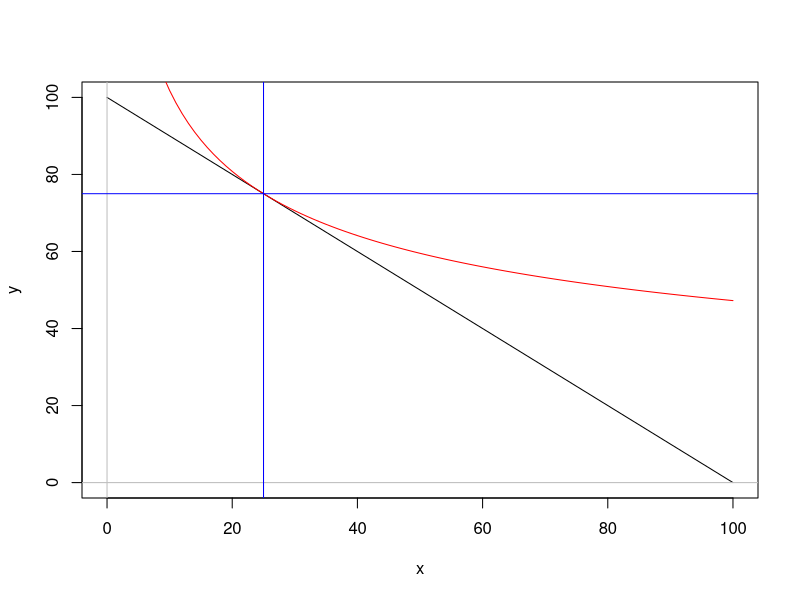
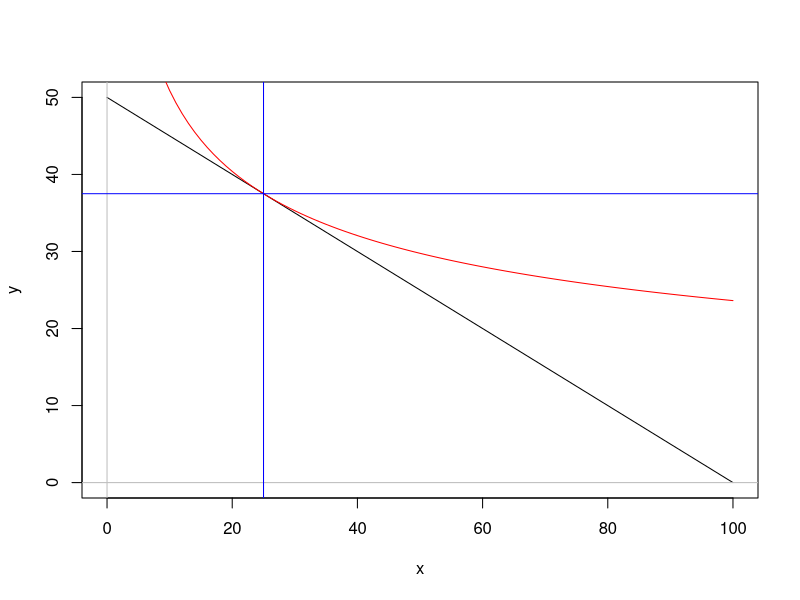
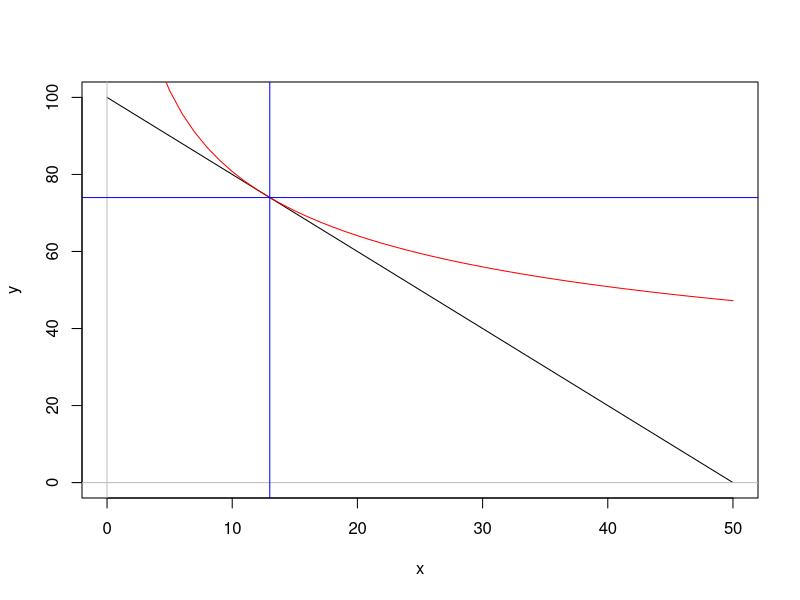
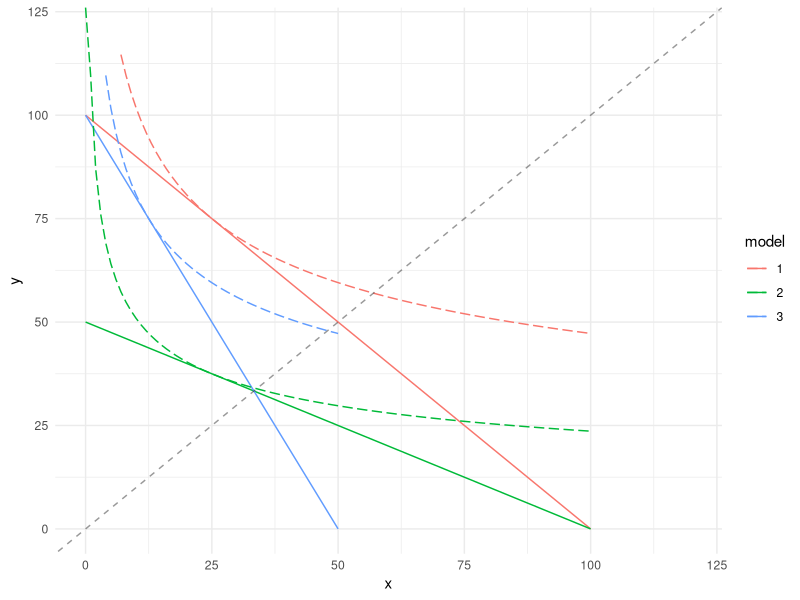
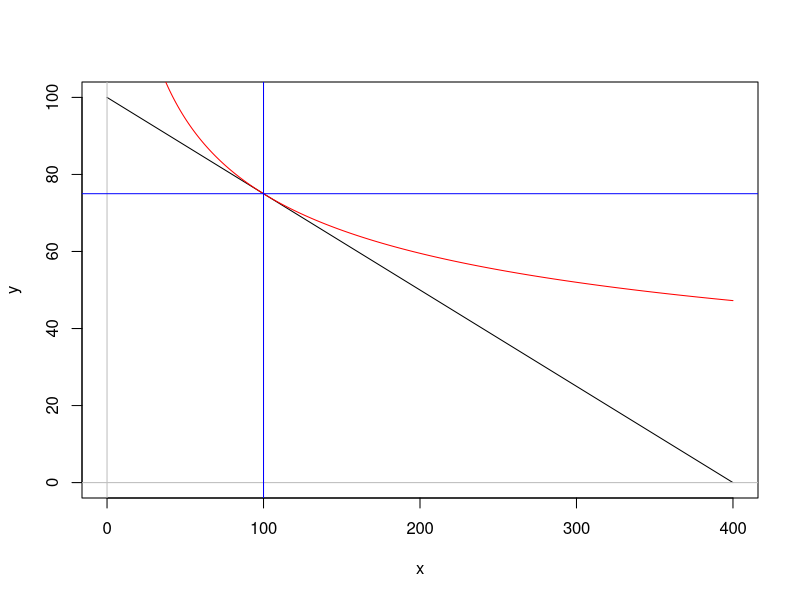
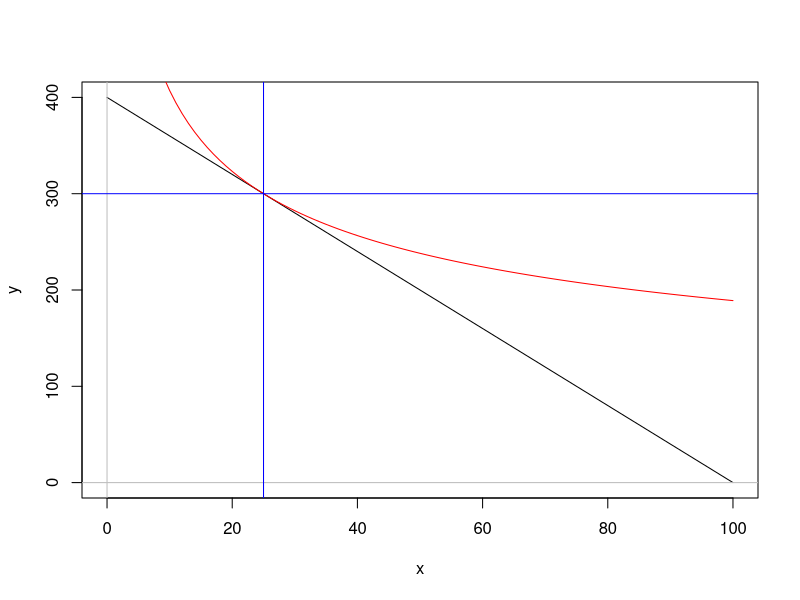
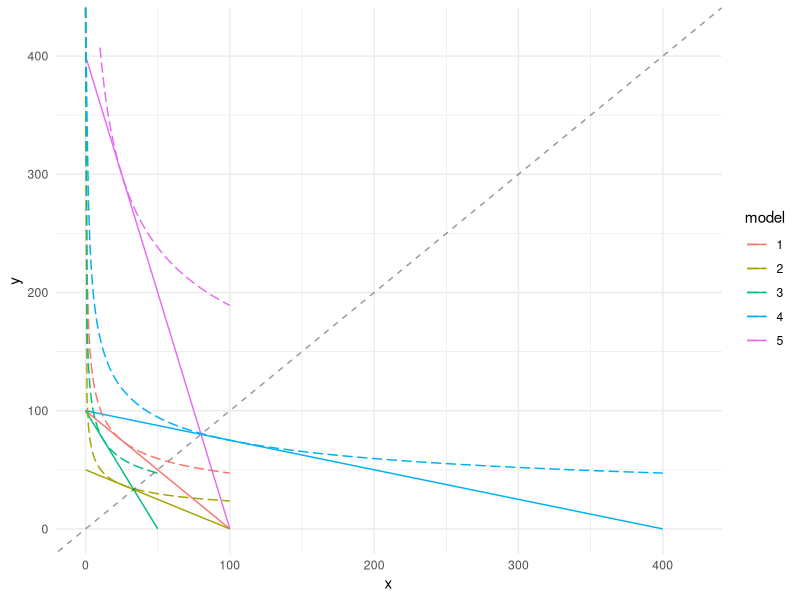

These figures' R source, in order:

# Giacomo Vagni
# May 2023
# Essex

#
library(tidyverse)
library(Deriv)

############################################################
############################################################

#
f_cobbs = function(x=x,y=y,a=a,b=b) (x^a) * (y^b)
# cobbs-douglas solve for y
f_cobbs_y = function(x,U=25,a=a,b=b) (U / x^a)^(1/b)
# maximum number of good x given a price
f_max = function(I,p) I/p
# budget function
f_budget = function(x,px,y,py) x*px + py*y
# budget solve for y
f_budget_y = function(x,px,py, I) (I - x*px)/py
#


# price for x
px = 3
# price for y
py = 2
#

# I = Budget

# general function to solve a Cobbs-Douglas Utility function #
cobbs_douglas_utility = function(I, a=0.5, b=0.5, px, py){
  
  # find maximum number of x I can get given their price
  # what if I spent all my money on x
  x_max = f_max(I = I, p = px)
  # find maximum number of x I can get given their price
  # what if I spent all my money on y
  y_max = f_max(I = I, p = py)
  #
  
  # slope of budget line is px/py
  slope = -(px/py)
  #
  
  x = 0:x_max
  # calculate the values for y that respect the budget #
  y = y_max + (slope * x)
  #
  
  #
  U = f_cobbs(x,y,a,b)
  max_U = max(U)
  #
  
  #
  y_Umax = f_cobbs_y(x = x, U = max_U, a = a, b = b)
  #
  
  #
  df = data.frame(x, y = f_cobbs_y(x, U = max_U, a = a, b = b), max_U) %>% mutate(Budget = x*px+y*py)
  # we can see that we are over our budget
  head(df) #
  # we retrieve the row which respect our budget
  # because I am using rounded values, we are not exactly at 100, but very close
  w = which.min(df$Budget - I)
  df[w, ]
  # the optimal combination maximising utility
  # is 23 = x, and 15.5 = y
  # which respect our budget of $100
  #
  
  # this is our budget line, given the prices of x and y #
  plot(x,y, type = "l", xlim = c(0,x_max), ylim = c(0,y_max))
  abline(h=0,v=0, col = 'gray')
  lines(x, y_Umax, type = 'l', col = 'red')
  abline(h = df[w, ]$y, v = df[w, ]$x, col = 'blue')
  #
  
  #
  optimal_bundle = df[w, ]
  #
  
  #
  df = data.frame(x, y, y_Umax)
  #
  
  #
  return(list(df = df, x_max = x_max, y_max = y_max, slope = slope, x = x, y = y, y_Umax = y_Umax, U=U, optimal_bundle = optimal_bundle))
}

#
model1 = cobbs_douglas_utility(I = 100, a = 0.25, b = 0.75, px = 1, py = 1)$df
model2 = cobbs_douglas_utility(I = 100, a = 0.25, b = 0.75, px = 1, py = 2)$df
model3 = cobbs_douglas_utility(I = 100, a = 0.25, b = 0.75, px = 2, py = 1)$df
#

#
models = bind_rows(model1, model2, model3, .id = 'model')
#

#
models %>% 
  ggplot(aes(x,y, colour = model)) + 
  geom_line() + 
  geom_line(aes(x,y_Umax, colour = model), linetype = 5) + 
  ylim(c(0, 120)) + 
  xlim(c(0, 120)) + 
  theme_minimal() + 
  geom_abline(slope = 1, linetype = 2, alpha = 0.4)
#

##########################################################################################
##########################################################################################

#
model4 = cobbs_douglas_utility(I = 400, a = 0.25, b = 0.75, px = 1, py = 4)$df
model5 = cobbs_douglas_utility(I = 400, a = 0.25, b = 0.75, px = 4, py = 1)$df
#

#
models = bind_rows(model1, model2, model3, model4, model5, .id = 'model')
#

#
models %>% 
  ggplot(aes(x,y, colour = model)) + 
  geom_line() + 
  geom_line(aes(x,y_Umax, colour = model), linetype = 5) + 
  ylim(c(0, 420)) + 
  xlim(c(0, 420)) + 
  theme_minimal() + 
  geom_abline(slope = 1, linetype = 2, alpha = 0.4)
#

##########################################################################################
##########################################################################################
